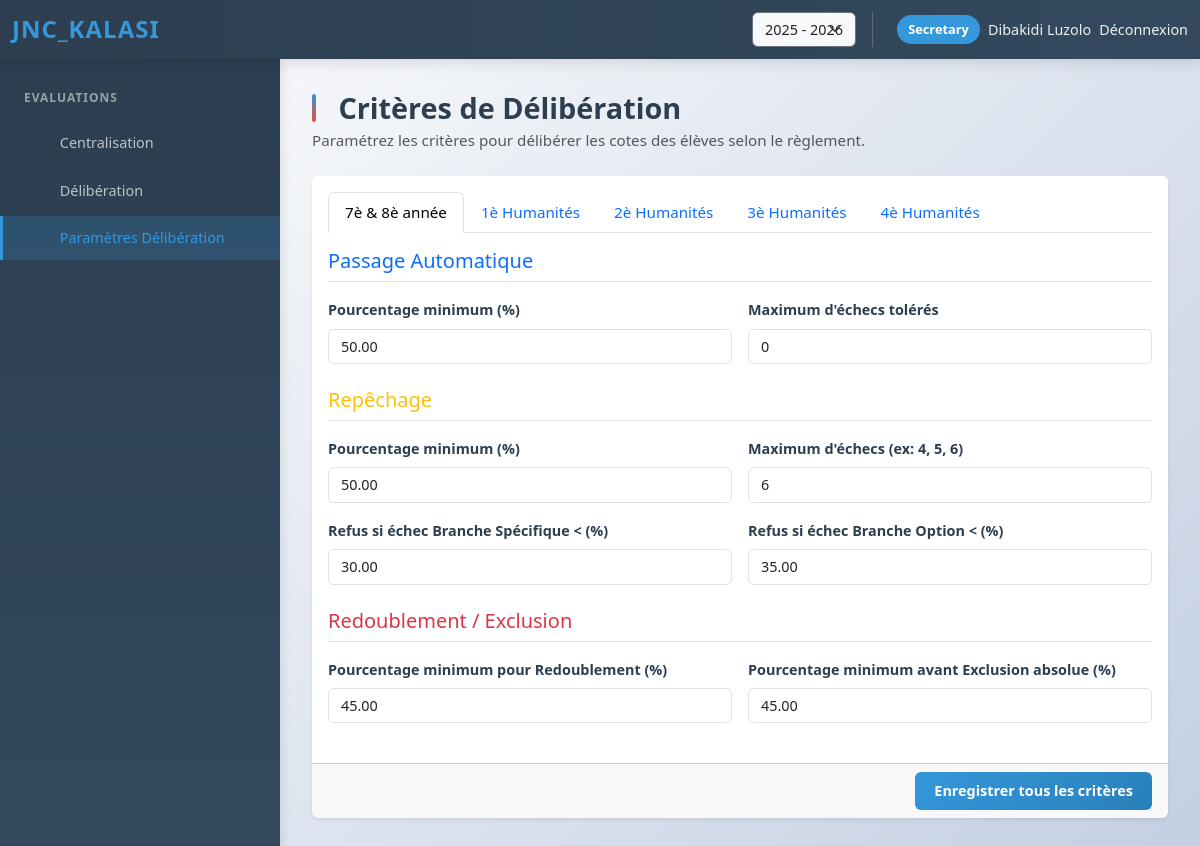
The app's page /admin/deliberation/config (signed in) with its own data.
### models/__init__.py (models this page shows, shortened)
class User(UserMixin, db.Model):
    __tablename__ = 'users'
    id = db.Column(db.Integer, primary_key=True)
    school_id = db.Column(db.Integer, db.ForeignKey('schools.id'), nullable=True)  # Nullable pour super_admin
    username = db.Column(db.String(80), unique=True, nullable=False)
    password_hash = db.Column(db.String(255), nullable=False)
    role = db.Column(db.Enum('super_admin', 'school_admin', 'secretary', 'discipline', 'professor', name='role_enum'), nullable=False)
    full_name = db.Column(db.String(120), nullable=False)
    email = db.Column(db.String(120))
    created_at = db.Column(db.DateTime, server_default=db.func.now())
    is_active = db.Column(db.Boolean, nullable=False, default=True, server_default=db.text('1'))  # For blocking/unblocking
    last_login_at = db.Column(db.DateTime, nullable=True)
    last_login_ip = db.Column(db.String(45), nullable=True)  # IPv6 compatible
    login_failed_attempts = db.Column(db.Integer, default=0, nullable=False)
    last_failed_login_at = db.Column(db.DateTime, nullable=True)
    last_failed_login_ip = db.Column(db.String(45), nullable=True)
    password_reset_token = db.Column(db.String(100), nullable=True)
    password_reset_expires = db.Column(db.DateTime, nullable=True)
    must_change_password = db.Column(db.Boolean, default=False, nullable=False)
    school = db.relationship('School', back_populates='users')
    courses = db.relationship('Course', back_populates='professor', lazy='dynamic')
    attendance_records = db.relationship('AttendanceRecord', foreign_keys='AttendanceRecord.professor_id', back_populates='professor', lazy='dynamic')
    created_subscriptions = db.relationship('SchoolSubscription', foreign_keys='SchoolSubscription.created_by_user_id', back_populates='created_by_user', lazy='dynamic')
    validated_subscription_payments = db.relationship('SchoolSubscriptionPayment', foreign_keys='SchoolSubscriptionPayment.confirmed_by_user_id', back_populates='confirmed_by_user', lazy='dynamic')
    opened_support_tickets = db.relationship('RemoteSupportTicket', foreign_keys='RemoteSupportTicket.created_by_user_id', back_populates='created_by_user', lazy='dynamic')
    handled_support_tickets = db.relationship('RemoteSupportTicket', foreign_keys='RemoteSupportTicket.handled_by_user_id', back_populates='handled_by_user', lazy='dynamic')
    received_notifications = db.relationship('Notification', foreign_keys='Notification.recipient_id', back_populates='recipient', lazy='dynamic')
    sent_notifications = db.relationship('Notification', foreign_keys='Notification.actor_id', back_populates='actor', lazy='dynamic')

class DeliberationCriteria(db.Model):
    __tablename__ = 'deliberation_criteria'
    id = db.Column(db.Integer, primary_key=True)
    school_id = db.Column(db.Integer, db.ForeignKey('schools.id'), nullable=False)
    academic_year = db.Column(db.String(30), nullable=False)
    level_group = db.Column(db.String(50), nullable=False) # e.g., '1ere_2eme', '3eme_humanites', '4eme_humanites', '5eme_humanites'
    min_percentage_auto = db.Column(db.Numeric(5, 2), default=50)
    max_echecs_auto = db.Column(db.Integer, default=0)
    min_percentage_repechage = db.Column(db.Numeric(5, 2), default=50)
    max_echecs_repechage = db.Column(db.Integer, default=0) # 6, 4, 5
    min_score_specific_branch = db.Column(db.Numeric(5, 2), default=30)
    min_score_option_branch = db.Column(db.Numeric(5, 2), default=35)
    min_percentage_redoublement = db.Column(db.Numeric(5, 2), default=45)
    require_good_conduct = db.Column(db.Boolean, default=True)
    max_mauvaise_conduite = db.Column(db.Integer, default=2) # 2 MA ou 3 ME
    min_percentage_exclusion = db.Column(db.Numeric(5, 2), default=45)
    created_at = db.Column(db.DateTime, server_default=db.func.now())
    updated_at = db.Column(db.DateTime, server_default=db.func.now(), onupdate=db.func.now())
    school = db.relationship('School')

### routes/admin/deliberation.py (the view, shortened to what this page needs)
@admin_bp.route('/deliberation/config', methods=['GET', 'POST'])
def deliberation_config(school_slug=None):
    school_id = current_user.school_id
    year = session.get('academic_year', '2025 - 2026')
    criteria_list = DeliberationCriteria.query.filter_by(school_id=school_id, academic_year=year).all()
    criteria_dict = {c.level_group: c for c in criteria_list}
    return render_template('admin/deliberation_config.html',
                           criteria_dict=criteria_dict,
                           groups=LEVEL_GROUPS.keys(),
                           group_labels=LEVEL_GROUP_LABELS)

### templates/admin/deliberation_config.html (shortened to what this page needs)
{% extends 'base.html' %}
{% block content %}
<div class="dashboard-wrapper">
  <aside class="sidebar no-print">
    <div class="sidebar-menu-group">
      <h6 class="sidebar-group-title">Evaluations</h6>
      <ul class="sidebar-menu">
        <li class="sidebar-menu-item">
          <a href="{{ url_for('admin.secretary_centralization') }}" class="sidebar-menu-link">
            <span>Centralisation</span>
          </a>
        </li>
        <li class="sidebar-menu-item">
          <a href="{{ url_for('admin.deliberation_execute') }}" class="sidebar-menu-link">
            <span>Délibération</span>
          </a>
        </li>
        <li class="sidebar-menu-item">
          <a href="{{ url_for('admin.deliberation_config') }}" class="sidebar-menu-link active">
            <span>Paramètres Délibération</span>
          </a>
        </li>
      </ul>
    </div>
  </aside>
  <main class="main-content">
    <div class="page-header d-flex justify-content-between align-items-center mb-4">
      <div>
        <h1 class="page-title mb-1">
           Critères de Délibération
        </h1>
        <p class="text-muted mb-0">Paramétrez les critères pour délibérer les cotes des élèves selon le règlement.</p>
      </div>
    </div>
    <form method="post" class="card shadow-sm border-0 mb-4">
      <div class="card-body">
        <ul class="nav nav-tabs mb-3" id="deliberationTabs" role="tablist">
          {% for group in groups %}
          <li class="nav-item" role="presentation">
            <button class="nav-link {% if loop.first %}active{% endif %}" id="tab-{{ group }}" data-bs-toggle="tab" data-bs-target="#content-{{ group }}" type="button" role="tab" aria-selected="{{ 'true' if loop.first else 'false' }}">
              {{ group_labels.get(group, group|replace('_', ' ')|title) }}
            </button>
          </li>
          {% endfor %}
        </ul>
        <div class="tab-content" id="deliberationTabsContent">
          {% for group in groups %}
          {% set criteria = criteria_dict.get(group) %}
          <div class="tab-pane fade {% if loop.first %}show active{% endif %}" id="content-{{ group }}" role="tabpanel" tabindex="0">
            <h5 class="mb-3 text-primary border-bottom pb-2">Passage Automatique</h5>
            <div class="row g-3 mb-4">
              <div class="col-md-6">
                <label class="form-label">Pourcentage minimum (%)</label>
                <input type="number" step="0.1" class="form-control" name="{{ group }}_min_percentage_auto" value="{{ criteria.min_percentage_auto if criteria else 50 }}">
              </div>
              <div class="col-md-6">
                <label class="form-label">Maximum d'échecs tolérés</label>
                <input type="number" class="form-control" name="{{ group }}_max_echecs_auto" value="{{ criteria.max_echecs_auto if criteria else 0 }}">
              </div>
            </div>
            <h5 class="mb-3 text-warning border-bottom pb-2">Repêchage</h5>
            <div class="row g-3 mb-4">
              <div class="col-md-6">
                <label class="form-label">Pourcentage minimum (%)</label>
                <input type="number" step="0.1" class="form-control" name="{{ group }}_min_percentage_repechage" value="{{ criteria.min_percentage_repechage if criteria else 50 }}">
              </div>
              <div class="col-md-6">
                <label class="form-label">Maximum d'échecs (ex: 4, 5, 6)</label>
                <input type="number" class="form-control" name="{{ group }}_max_echecs_repechage" value="{{ criteria.max_echecs_repechage if criteria else 6 }}">
              </div>
              <div class="col-md-6">
                <label class="form-label">Refus si échec Branche Spécifique < (%)</label>
                <input type="number" step="0.1" class="form-control" name="{{ group }}_min_score_specific_branch" value="{{ criteria.min_score_specific_branch if criteria else 30 }}">
              </div>
              <div class="col-md-6">
                <label class="form-label">Refus si échec Branche Option < (%)</label>
                <input type="number" step="0.1" class="form-control" name="{{ group }}_min_score_option_branch" value="{{ criteria.min_score_option_branch if criteria else 35 }}">
              </div>
            </div>
            <h5 class="mb-3 text-danger border-bottom pb-2">Redoublement / Exclusion</h5>
            <div class="row g-3 mb-4">
              <div class="col-md-6">
                <label class="form-label">Pourcentage minimum pour Redoublement (%)</label>
                <input type="number" step="0.1" class="form-control" name="{{ group }}_min_percentage_redoublement" value="{{ criteria.min_percentage_redoublement if criteria else 45 }}">
              </div>
              <div class="col-md-6">
                <label class="form-label">Pourcentage minimum avant Exclusion absolue (%)</label>
                <input type="number" step="0.1" class="form-control" name="{{ group }}_min_percentage_exclusion" value="{{ criteria.min_percentage_exclusion if criteria else 45 }}">
              </div>
            </div>
          </div>
          {% endfor %}
        </div>
      </div>
      <div class="card-footer text-end">
        <button type="submit" class="btn btn-primary">
           Enregistrer tous les critères
        </button>
      </div>
    </form>
  </main>
</div>
{% endblock %}

### templates/base.html (shortened to what this page needs)
<!doctype html>
<html lang="fr">
<head>
  <link href="https://cdn.jsdelivr.net/npm/bootstrap@5.3.2/dist/css/bootstrap.min.css" rel="stylesheet">
  <link href="{{ url_for('static', filename='css/styles.css') }}" rel="stylesheet">
</head>
<body>
<nav class="navbar navbar-expand-lg navbar-custom">
  <div class="container-fluid">
    {% set school_name = g.school.name if g.school else None %}
    <a class="navbar-brand navbar-brand-school" href="{{ url_for('index') if not current_user.is_authenticated else url_for('auth.redirect_by_role') }}" title="JNC_Kalasi">
      <span class="brand-main">JNC<span>_Kalasi</span></span>
    </a>
    <div class="collapse navbar-collapse" id="navbarNav">
      <ul class="navbar-nav ms-auto">
        {% if current_user.is_authenticated %}
        <li class="nav-item d-flex align-items-center me-3">
          <form method="POST" action="{{ url_for('set_academic_year') }}" class="d-flex align-items-center mb-0">
            <select name="academic_year" class="form-select form-select-sm bg-light text-dark border-secondary" onchange="this.form.submit()" style="width: auto;">
              {% for year in all_academic_years %}
              <option value="{{ year }}" {% if year == current_academic_year %}selected{% endif %}>{{ year }}</option>
              {% endfor %}
            </select>
          </form>
        </li>
        <li class="nav-item d-flex align-items-center nav-user-info">
          <span class="nav-user-badge">{{ current_user.role.replace('_', ' ').title() }}</span>
          <span class="nav-link">{{ current_user.full_name }}</span>
          <a class="nav-link" href="{{ url_for('auth.logout') }}">Déconnexion</a>
        </li>
        {% else %}
        <li class="nav-item">
          <a class="nav-link" href="{{ url_for('auth.login') }}">Connexion</a>
        </li>
        {% endif %}
      </ul>
    </div>
  </div>
</nav>
<div class="dashboard-container">
  {% block content %}{% endblock %}
</div>
</body>
</html>

### records on screen
User: role.replace "Secretary", full_name "Dibakidi Luzolo"
DeliberationCriteria: min_percentage_auto "50.00", max_echecs_auto "0", min_percentage_repechage "50.00", max_echecs_repechage "6", min_score_specific_branch "30.00", min_score_option_branch "35.00", min_percentage_redoublement "45.00", min_percentage_exclusion "45.00"

### other values on screen
{{ group_labels.get(group, group|replace('_', ' ')|title) }} "7è & 8è année" "1è Humanités" "2è Humanités" "3è Humanités" "4è Humanités"
form field academic_year "2025 - 2026"
